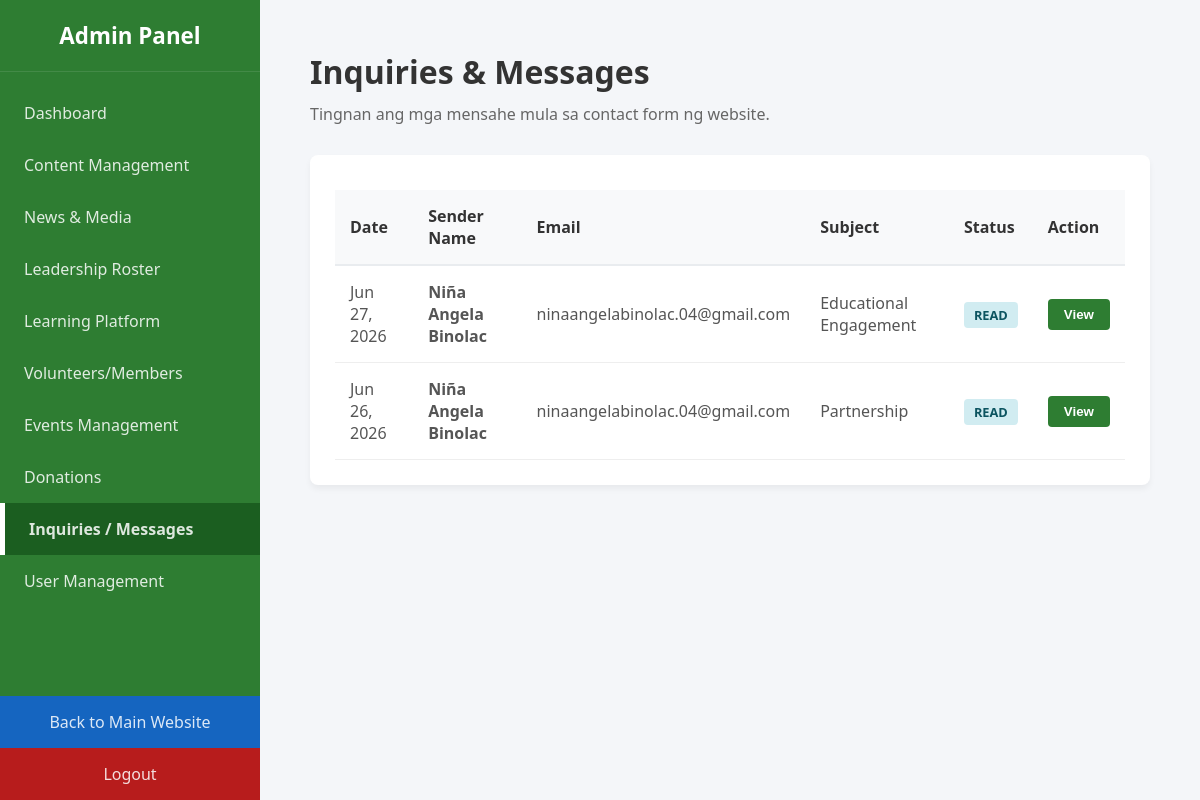
Page /admin/admin-messages.php (signed in) on the committed database.
### tables this page shows
CREATE TABLE `contact_messages` (
  `id` int(11) NOT NULL,
  `name` varchar(255) NOT NULL,
  `email` varchar(150) NOT NULL,
  `subject` varchar(255) DEFAULT NULL,
  `message` text NOT NULL,
  `status` enum('unread','read','replied') NOT NULL DEFAULT 'unread',
  `created_at` timestamp NOT NULL DEFAULT current_timestamp()
);

### admin/admin-messages.php (the view, shortened to what this page needs)
<?php
require_once '../config.php';
$query = "SELECT * FROM contact_messages ORDER BY created_at DESC";
$result = $conn->query($query);
?>
<!DOCTYPE html>
<html lang="en">
<head>
</head>
<body>
<div class="sidebar">
    <h2>Admin Panel</h2>
    <a href="admin-dashboard.php">Dashboard</a>
    <a href="admin-programs.php">Content Management</a>
    <a href="admin-news.php">News & Media</a>
    <a href="admin-leaders.php">Leadership Roster</a>
    <a href="admin-modules.php">Learning Platform</a>
    <a href="admin-volunteers.php">Volunteers/Members</a>
    <a href="admin-events.php">Events Management</a>
    <a href="admin-donations.php">Donations</a>
    <a href="admin-messages.php" class="active">Inquiries / Messages</a>
    <a href="admin-users.php">User Management</a>
    <a href="../index.php" style="margin-top: auto; background-color: #1565c0; text-align: center;">Back to Main Website</a>
    <a href="../logout.php?ctx=admin" style="background-color: #b71c1c; text-align: center;">Logout</a>
</div>
<div class="main-content">
    <h1 style="margin-bottom: 10px;">Inquiries & Messages</h1>
    <p style="color: #666; margin-bottom: 30px;">Tingnan ang mga mensahe mula sa contact form ng website.</p>
    <div class="panel-box">
        <table class="messages-table">
            <thead>
                <tr>
                    <th>Date</th>
                    <th>Sender Name</th>
                    <th>Email</th>
                    <th>Subject</th>
                    <th>Status</th>
                    <th>Action</th>
                </tr>
            </thead>
            <tbody>
                <?php if ($result && $result->num_rows > 0): ?>
                    <?php while($row = $result->fetch_assoc()): ?>
                        <tr>
                            <td><?php echo date('M d, Y', strtotime($row['created_at'])); ?></td>
                            <td><strong><?php echo htmlspecialchars($row['name']); ?></strong></td>
                            <td><?php echo htmlspecialchars($row['email']); ?></td>
                            <td><?php echo htmlspecialchars($row['subject'] ?? 'Walang Subject'); ?></td>
                            <td><span class="status-badge status-<?php echo strtolower($row['status']); ?>"><?php echo $row['status']; ?></span></td>
                            <td>
                                <button class="btn-view" onclick="openMessageModal(
                                    <?= (int)$row['id'] ?>,
                                    '<?= htmlspecialchars(addslashes($row['name'])) ?>',
                                    '<?= htmlspecialchars(addslashes($row['email'])) ?>',
                                    '<?= htmlspecialchars(addslashes($row['subject'] ?? 'Walang Subject')) ?>',
                                    '<?= htmlspecialchars(addslashes(nl2br($row['message']))) ?>'
                                )">View</button>
                            </td>
                        </tr>
                    <?php endwhile; ?>
                <?php else: ?>
                    <tr><td colspan="6" style="text-align:center;">Walang mensaheng natanggap.</td></tr>
                <?php endif; ?>
            </tbody>
        </table>
    </div>
</div>
</body>
</html>

### admin/admin-messages.php (style rules this page uses)
* { box-sizing: border-box; margin: 0; padding: 0; }
body { display: flex; min-height: 100vh; font-family: 'Segoe UI', Arial, sans-serif; background-color: #f4f6f9; color: #333; }
.sidebar { width: 260px; background-color: #2e7d32; color: white; display: flex; flex-direction: column; min-height: 100vh; padding-top: 20px; flex-shrink: 0; }
.sidebar h2 { text-align: center; font-size: 1.4rem; padding-bottom: 20px; border-bottom: 1px solid rgba(255,255,255,0.1); margin-bottom: 15px; }
.sidebar a { display: block; color: rgba(255,255,255,0.85); text-decoration: none; padding: 15px 24px; transition: 0.3s; }
.sidebar a:hover, .sidebar a.active { background-color: #1b5e20; }
.sidebar a.active { border-left: 5px solid #fff; font-weight: bold; }
.main-content { flex: 1; padding: 50px; }
.panel-box { background: white; padding: 25px; border-radius: 8px; box-shadow: 0 4px 6px rgba(0,0,0,0.05); }
.messages-table { width: 100%; border-collapse: collapse; margin-top: 10px; }
.messages-table th { background-color: #f8f9fa; color: #333; font-weight: 600; padding: 15px; border-bottom: 2px solid #e9ecef; text-align: left; }
.messages-table td { padding: 15px; border-bottom: 1px solid #eee; color: #555; }
.btn-view { background-color: #2e7d32; color: #ffffff; border: none; padding: 8px 16px; border-radius: 4px; cursor: pointer; font-weight: 600; }
.status-badge { padding: 4px 10px; border-radius: 4px; font-size: 0.8rem; font-weight: 600; text-transform: uppercase; }
.status-read { background-color: #d1ecf1; color: #0c5460; }

### rows in the picture
contact_messages: created_at "Jun 27, 2026", name "Niña Angela Binolac", email "ninaangelabinolac.04@gmail.com", subject "Educational Engagement", status "READ"
contact_messages: created_at "Jun 26, 2026", name "Niña Angela Binolac", email "ninaangelabinolac.04@gmail.com", subject "Partnership", status "READ"
